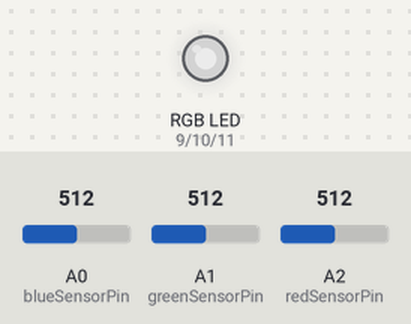
Bench run of a sketch on a simulated Arduino Uno, built with avr-gcc and run on an emulated ATmega328P. Parts: an RGB LED mixed from three pins (HIGH = lit). The inputs (shaded band) are chosen by the test bench; at power-on: A0 (blueSensorPin) = 512, A1 (greenSensorPin) = 512, A2 (redSensorPin) = 512. Dim RGB values are drawn brighter than linear.

Above: at 1.2 s.
1.3 s: A0 (blueSensorPin) set to 716
At 1.9 s:
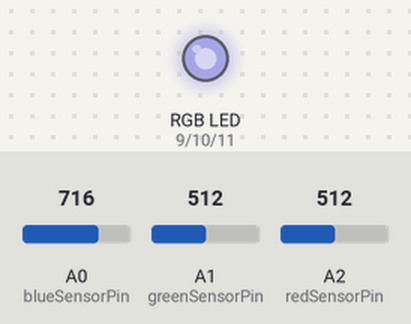
2.8 s: A1 (greenSensorPin) set to 716
At 4.0 s:
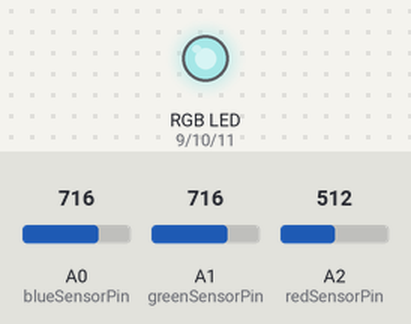
4.3 s: A2 (redSensorPin) set to 716
At 5.4 s:
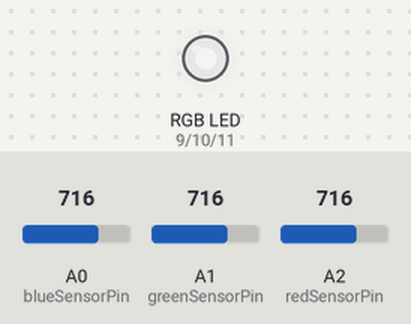
5.8 s: A0 (blueSensorPin) set to 900
At 6.5 s:
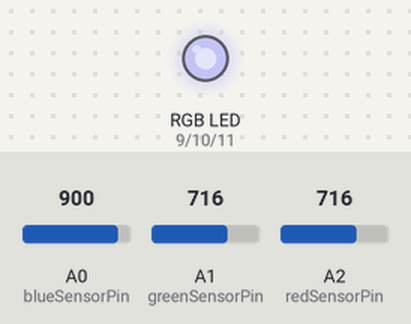
7.3 s: A1 (greenSensorPin) set to 900
At 7.7 s:
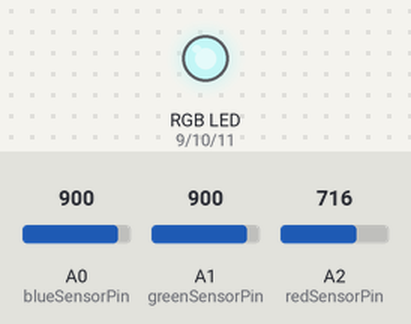
8.8 s: A2 (redSensorPin) set to 900
At 10.0 s:
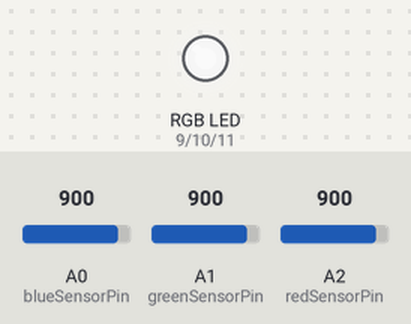
Timing chart, 0 to 11.3 s (numbered marks = the images above; inputs shaded):
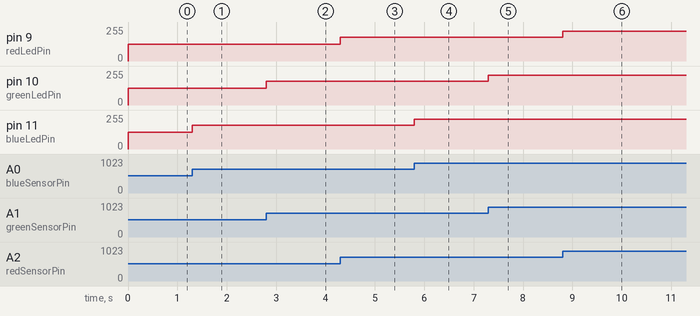

The sketch:

RGBWithPotentiometer.ino
```cpp
/* CONSTANTS */
const int redSensorPin = A2;
const int greenSensorPin = A1;
const int blueSensorPin = A0;

const int redLedPin = 9;
const int greenLedPin = 10;
const int blueLedPin = 11;

const int minSensorValue = 0;
const int maxSensorValue = 1023;

const int minLedIntensity = 0;
const int maxLedIntensity = 255;

/* FUNCTIONS */
void setLedIntensityWithSensor(int sensorPin, int ledPin) {
  int sensorValue = analogRead(sensorPin);
  int ledIntensity = map(
    sensorValue,
    minSensorValue, maxSensorValue,
    minLedIntensity, maxLedIntensity
  );
  analogWrite(ledPin, ledIntensity);
}

void setup() {
  Serial.begin(9600);

  pinMode(redSensorPin, INPUT);
  pinMode(greenSensorPin, INPUT);
  pinMode(blueSensorPin, INPUT);

  pinMode(redLedPin, OUTPUT);
  pinMode(greenLedPin, OUTPUT);
  pinMode(blueLedPin, OUTPUT);
}

void loop() {
  setLedIntensityWithSensor(redSensorPin, redLedPin);
  setLedIntensityWithSensor(greenSensorPin, greenLedPin);
  setLedIntensityWithSensor(blueSensorPin, blueLedPin);
}
```

Measured:
- after the input at 1.3 s, pin 11 (blueLedPin): 127/255 → 178/255 at once
- after the input at 2.8 s, pin 10 (greenLedPin): 127/255 → 178/255 at once
- after the input at 4.3 s, pin 9 (redLedPin): 127/255 → 178/255 at once
- after the input at 5.8 s, pin 11 (blueLedPin): 178/255 → 224/255 at once
- after the input at 7.3 s, pin 10 (greenLedPin): 178/255 → 224/255 at once
- after the input at 8.8 s, pin 9 (redLedPin): 178/255 → 224/255 at once
